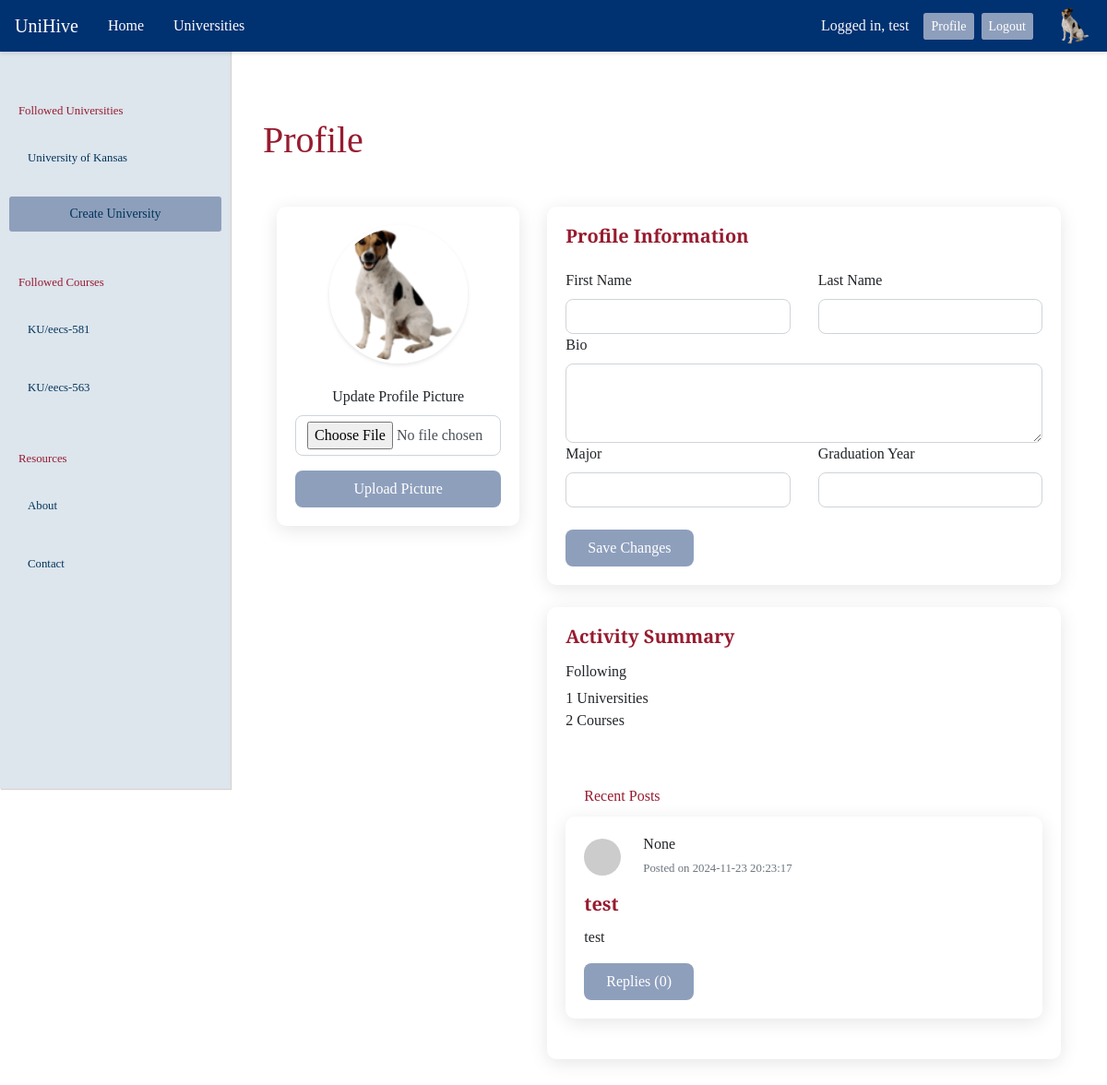
Screenshot of /profile (signed in) with the database file from the repository.
### tables this page shows
CREATE TABLE universities (
            id          INTEGER PRIMARY KEY,
            created     TIMESTAMP DEFAULT CURRENT_TIMESTAMP NOT NULL,
            name        VARCHAR UNIQUE NOT NULL,
            acronym     VARCHAR UNIQUE,
            description VARCHAR,
            logo        VARCHAR
        );

CREATE TABLE courses (
            id            INTEGER PRIMARY KEY,
            created       TIMESTAMP DEFAULT CURRENT_TIMESTAMP NOT NULL,
            name          VARCHAR NOT NULL,
            description   VARCHAR,
            course_number VARCHAR,
            department    INTEGER,
            hours         INTEGER,
            university    INTEGER NOT NULL,
            popularity_score INTEGER DEFAULT 0 
        );

CREATE TABLE posts (
            id          INTEGER PRIMARY KEY,
            created     TIMESTAMP DEFAULT CURRENT_TIMESTAMP NOT NULL,
            title       VARCHAR NOT NULL,
            content     VARCHAR NOT NULL,
            author      INTEGER NOT NULL,
            author_id   INTEGER NOT NULL, 
            course      INTEGER NOT NULL,
            likes       INTEGER DEFAULT 0,
            dislikes    INTEGER DEFAULT 0,
            reply_count INTEGER DEFAULT 0,
            is_reply    BOOL DEFAULT FALSE,
            parent      INTEGER DEFAULT NULL
        );

### main.py (the view, shortened to what this page needs)
@app.route("/profile", methods = ["GET", "POST"])
@login_required
def profile():
    user = USERS.get(SESSION.current_user_id)
    if not user:
        SESSION.current_user_id = None
        return redirect(url_for('login'))
    return render_template('user_profile.html', user=user, recent_posts=get_posts_user_recent())

### course.py (called while the page is built)
    @staticmethod
    def get_course_by_id(id: int):
        params = query(
            f"SELECT {COURSE_PARAMS} FROM courses WHERE id = ?",
            (id,),
            count = 1
        )
        if not params: return None # Course not found
        return Course(*params)     # Construct course object

### db.py (called while the page is built)
def query(query: str, parameters: tuple = tuple(), *, count: int = None):
    try:
        cursor = connection.cursor()               # Create a database cursor
        result = cursor.execute(query, parameters) # Execute the query safely
        connection.commit()                        # Commit the changes to DB
        if count is None:                  # If the count was not set
            return result.fetchall()       # Fetch every row in query
        if count == 1:                     # If the count was set one
            return result.fetchone()       # Fetch a single query row
        else:                              # If count was other value
            return result.fetchmany(count) # Fetch desired row amount
    except sqlite3.Error as e:
        print("[QUERY ERROR]", e)
        return False
    finally:
        cursor.close()

### db_util.py (called while the page is built)
def get_posts_user_recent():
    from post import Post
    query_str = f"""
            SELECT id, created, title, content, author, course FROM posts
            WHERE author = ? AND parent IS NULL ORDER BY created DESC;
        """
    posts = [Post(*params) for params in query(
        query_str,
        (USERS[SESSION.current_user_id].username,)
    )]
    if len(posts) > 4:
        return posts[:3]
    else:
        return posts

### department.py (called while the page is built)
    @staticmethod
    def get_department_by_id(id: int):
        params = query(
            "SELECT id, name, abbreviation, university FROM departments WHERE id = ?",
            (id,),
            count = 1
        )
        if not params: return None # Department not found
        return Department(*params) # Construct department object

### main.py (called while the page is built)
@app.context_processor
def inject_default():
    return dict(
        USERS   = USERS,
        SESSION = SESSION,
        active  = None
    )

def login_required(f):
    @wraps(f)
    def decorated_function(*args, **kwargs):
        if SESSION.current_user_id is None:
            flash("Please login to access this page")
            return redirect(url_for('login'))
        return f(*args, **kwargs)
    return decorated_function

### templates/user_profile.html (shortened to what this page needs)
{% extends 'base.html' %} {% block content_title %}Profile{% endblock %}  {% block content_main %}
<div class="container mt-5 pb-5">
  <div class="row">
    <div class="col-md-4">
      <div class="card shadow-sm">
        <div class="card-body text-center">
          <div class="profile-picture-container mb-4">
            {% if USERS[SESSION.current_user_id].profile_img %}
            <img
              src="{{ USERS[SESSION.current_user_id].profile_img }}"
              class="rounded-circle profile-picture"
              alt="Profile Picture"
            />
            {% else %}
            <img
              src="{{ url_for('static', filename='profile_pic.jpg') }}"
              class="rounded-circle profile-picture"
              alt="Default Profile Picture"
            />
            {% endif %}
          </div>
          <form method="POST" enctype="multipart/form-data" class="mt-4">
            <div class="mb-3">
              <label for="profile_picture" class="form-label"
                >Update Profile Picture</label
              >
              <input
                type="file"
                class="form-control"
                id="profile_picture"
                name="profile_picture"
                accept="image/*"
              />
            </div>
            <button type="submit" class="btn btn-primary w-100">
              Upload Picture
            </button>
          </form>
        </div>
      </div>
    </div>
    <div class="col-md-8">
      <div class="card shadow-sm">
        <div class="card-body">
          <h5 class="card-title mb-4">Profile Information</h5>
          <form method="POST" class="needs-validation" novalidate>
            <div class="row g-3">
              <div class="col-md-6">
                <label for="firstName" class="form-label">First Name</label>
                <input
                  type="text"
                  class="form-control"
                  id="firstName"
                  name="firstName"
                  required
                />
              </div>
              <div class="col-md-6">
                <label for="lastName" class="form-label">Last Name</label>
                <input
                  type="text"
                  class="form-control"
                  id="lastName"
                  name="lastName"
                  required
                />
              </div>
              <div class="col-12">
                <label for="bio" class="form-label">Bio</label>
                <textarea
                  class="form-control"
                  id="bio"
                  name="bio"
                  rows="3"
                ></textarea>
              </div>
              <div class="col-md-6">
                <label for="major" class="form-label">Major</label>
                <input
                  type="text"
                  class="form-control"
                  id="major"
                  name="major"
                />
              </div>
              <div class="col-md-6">
                <label for="graduationYear" class="form-label"
                  >Graduation Year</label
                >
                <input
                  type="number"
                  class="form-control"
                  id="graduationYear"
                  name="graduationYear"
                />
              </div>
            </div>
            <div class="mt-4">
              <button type="submit" class="btn btn-primary">
                Save Changes
              </button>
            </div>
          </form>
        </div>
      </div>
      <div class="card shadow-sm mt-4">
        <div class="card-body">
          <h5 class="card-title">Activity Summary</h5>
          <div class="row mt-3">
            <div class="col-md-6">
              <h6>Following</h6>
              <p class="mb-0">
                {{ USERS[SESSION.current_user_id].followed_universities|length
                }} Universities
              </p>
              <p>
                {{ USERS[SESSION.current_user_id].followed_courses|length }}
                Courses
              </p>
            </div>
          </div>
          <div class="sidebar-header">Recent Posts</div>
          {% for post in recent_posts %}
          <div class="card mb-4">
            <div class="card-body">
              <div class="d-flex align-items-center mb-3">
                <img
                  src="https://via.placeholder.com/40"
                  class="rounded-circle mr-2"
                  alt="User"
                />
                <div class="px-3">
                  <h6 class="mb-1">{{post.author}}</h6>
                  <small class="text-muted">Posted on {{post.created}}</small>
                </div>
              </div>
              <h5 class="card-title">{{post.title}}</h5>
              <p class="card-text">{{post.content}}</p>
              <a href="#" class="btn btn-primary"
                >Replies ({{post.replies | length}})</a
              >
            </div>
          </div>
          {% endfor %}
        </div>
      </div>
    </div>
  </div>
</div>
{% endblock %}

### templates/base.html (shortened to what this page needs)
<!doctype html>
<html lang="en">
  <head>
    <link
      rel="stylesheet"
      href="https://cdn.jsdelivr.net/npm/bootstrap@4.0.0/dist/css/bootstrap.min.css"
    />
    <link rel="stylesheet" href="{{url_for('static', filename='main.css')}}" />
  </head>
  <body>
    <nav class="navbar navbar-expand-lg navbar-custom fixed-top">
      <div class="container-fluid">
        <div class="d-flex align-items-center">
          <a class="navbar-brand" href="/">UniHive</a>
          <div class="collapse navbar-collapse" id="navbarNavDropdown">
            <ul class="navbar-nav">
              <li class="nav-item">
                <a class="nav-link" href="{{ url_for('home') }}">Home</a>
              </li>
              <li class="nav-item">
                <a class="nav-link" href="#">Universities</a>
              </li>
            </ul>
          </div>
        </div>
        <div class="d-flex align-items-center">
          {% if SESSION.current_user_id %}
          <span class="text-light mr-3"
            >Logged in, {{ USERS[SESSION.current_user_id].username }}</span
          >
          <a
            href="{{ url_for('profile') }}"
            class="btn btn-outline-light btn-sm me-2"
            >Profile</a
          >
          <a
            href="{{ url_for('logout') }}"
            class="btn btn-outline-light btn-sm me-2"
            >Logout</a
          >
          <img
            src="{{ url_for('static', filename='profile_pic.jpg') }}"
            class="rounded-circle profile-img"
            alt="Profile"
          />
          {% endif %}
        </div>
      </div>
    </nav>
    <div class="sidebar">
      <div class="sidebar-header">Followed Universities</div>
      {% for followed_university in
      USERS[SESSION.current_user_id].followed_universities %}
      <a
        href="{{url_for('university', university_acro=followed_university.acronym)}}"
        >{{followed_university.name}}</a
      >
      {% endfor %} {% block sidebar_content %} {% endblock %}
      <a
        href="{{url_for('create_university')}}"
        class="btn navbar-toggler btn-sm text-center"
        role="button"
        aria-disabled="true"
        >Create University</a
      >
      <div class="sidebar-header">Followed Courses</div>
      {% for followed_course in USERS[SESSION.current_user_id].followed_courses
      %}
      <a
        href="{{url_for('course', university_acro=followed_course.university.acronym, course=followed_course.name_combined)}}"
        >{{followed_course.university.acronym}}/{{followed_course.name_combined}}</a
      >
      {% endfor %}
      <div class="sidebar-header">Resources</div>
      <a href="#">About</a>
      <a href="#">Contact</a>
    </div>
    <div class="content">
      <div class="container">
        <h1 class="my-5 text-left">{% block content_title %}{% endblock %}</h1>
        {% block content_main %}{% endblock %}
      </div>
    </div>
  </body>
</html>

### static/main.css (style rules this page uses)
* { font-family: "PT Serif", serif; }
.sidebar { position: fixed; top: 55px; left: 0; width: 250px; height: 100vh; background-color: #dde5ed; color: #003459; padding-top: 20px; display: flex; flex-direction: column; font-size: .80em; box-shadow: 1px 1px 1px #d7d2cb; }
h1, h2, h3, h4, h5 { color: #971b2f; }
.navbar-custom { background-color: #003459; }
.btn, .navbar-toggler { border: 0; border-radius: .2em; background-color: #8e9fbc; margin: auto; color: white; }
.sidebar a { margin: 10px; border-radius: 3px; color: #003459; text-decoration: none; padding: 12px 20px; text-align: left; display: block; transition: background-color 0.3s; }
.sidebar-header { margin-top: 2em; color: #971b2f; padding: 10px 20px; }
.content { margin-left: 250px; padding: 20px; margin-top: 60px; }
.navbar { position: fixed; top: 0; left: 0; right: 0; z-index: 1030; background-color: #003171; color: white; }
.navbar-brand, .nav-link { color: white; }
.card { border-radius: 10px; box-shadow: 0 4px 20px rgba(0, 0, 0, 0.1); }
.card-title { font-weight: bold; }

### templates/base.html (style rules this page uses)
.navbar { padding: 0.5rem 1rem; box-shadow: 0 2px 4px rgba(0, 0, 0, 0.1); }
.navbar .container-fluid { padding: 0; }
.nav-link { padding: 0.5rem 1rem !important; }
.profile-img { margin-left: 1em; width: 40px; height: 40px; object-fit: cover; }
.me-2 { margin-right: 0.5rem !important; }
.btn-sm { padding: 0.25rem 0.5rem; font-size: 0.875rem; }

### templates/user_profile.html (style rules this page uses)
.profile-picture-container { position: relative; width: 150px; height: 150px; margin: 0 auto; }
.profile-picture { width: 150px; height: 150px; object-fit: cover; border: 3px solid #fff; box-shadow: 0 2px 4px rgba(0, 0, 0, 0.1); }
.card { border: none; border-radius: 10px; transition: transform 0.2s; }
.form-control { border-radius: 8px; }
.btn-primary { border-radius: 8px; padding: 0.5rem 1.5rem; }

### rows the page displays
universities: name "University of Kansas"
courses: university.acronym "KU", name_combined "eecs-581"
courses: university.acronym "KU", name_combined "eecs-563"
posts: author "None", created "2024-11-23 20:23:17", title "test", content "test", replies|length "0"

### other values shown
{{ USERS[SESSION.current_user_id].username }} "test"
{{ USERS[SESSION.current_user_id].followed_universities|length }} "1"
{{ USERS[SESSION.current_user_id].followed_courses|length }} "2"
